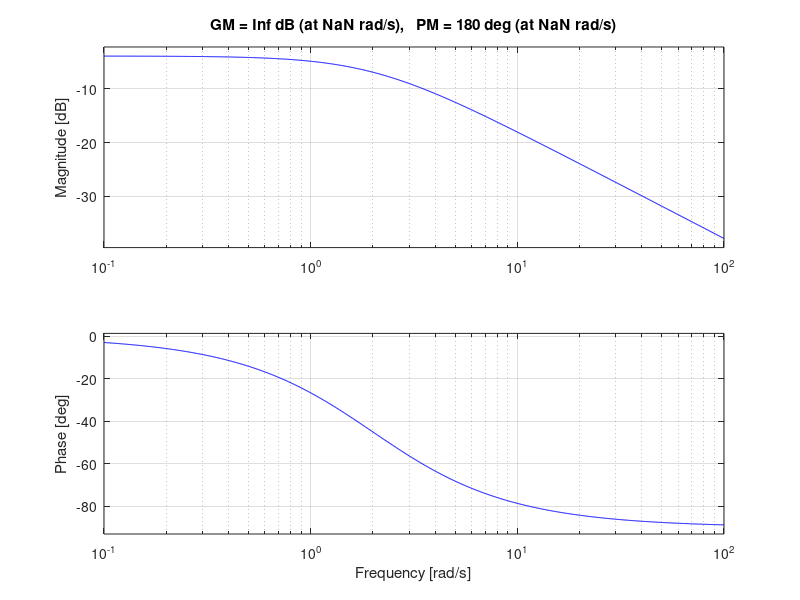
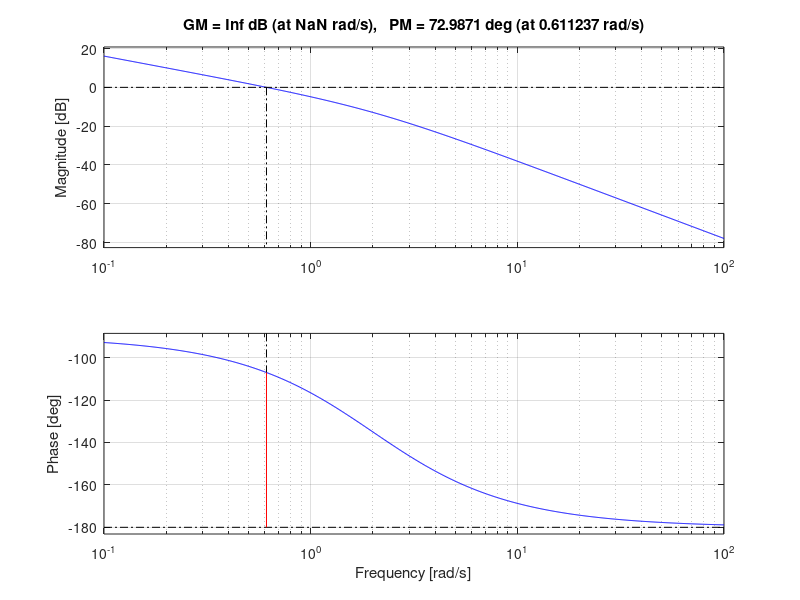
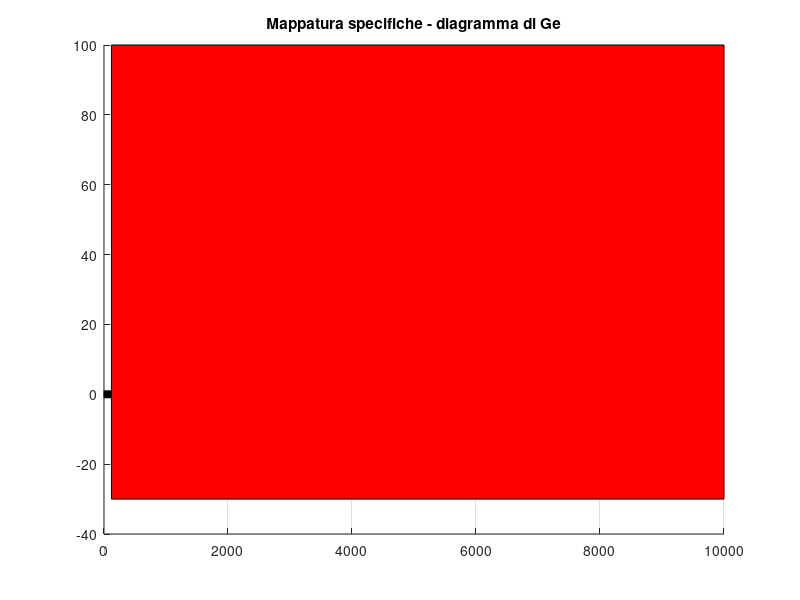

The MATLAB script that drew these images, in order: (Note: this script raises an error after producing the figures.)
%% PROGETTO - GRUPPO AF

%TRACCIA 3C - CONTROLLI AUTOMATICI
%INGEGNERIA INFORMATICA - UNIVERSITÀ DI BOLOGNA
%Miro Daniel Rajer   Giorgio Mocci   Simone Badiali

s = tf('s');

omega_plot_min = 1e-4; 
omega_plot_max = 1e4; 

%PARAMETRI PROGETTO
beta = 0.3;
massa = 0.15;
e_i = 0.47; %distanza deformazione-centro
inerzia = 0.75;
mu_d = 0.012; %attrito dinamico
W = 4; %ampiezza del riferimento w(t)
omega_n = 120; %disturbo di misura n(t) da attenuare di An
M_n = 0.025; %ampiezza disturbo di misura in simulazione
A_n = 30; %attenuazione n(t)
h = 1;
Ta_h = 4; %tempo di assesamento all'1%
S_star = 1; %vincolo sovraelongazione
Teta_zero = -pi/2;
omega_e = 1590; %velocità angolare d'equilibrio

u_e = -omega_e*(-beta - mu_d*massa*omega_e*e_i*e_i); %ingresso di equilibrio
disp("Ingresso di equilibrio");
disp(u_e);

%MATRICI
A = (-beta-2*mu_d*massa*omega_e*e_i*e_i)/(massa*e_i*e_i + inerzia);
B = 1/(massa*e_i*e_i + inerzia);
C = 1;
D = 0;


GG = B/((s - A)); %FUNZIONE DI TRASFERIMENTO
GG = zpk(GG);
disp("Funzione di Trasferimento G(s)");
display(GG);
%BODE PLOT DELLA FUNZIONE DI TRASFERIMENTO GG
figure(1);
title("BODE PLOT OF G(s)");
grid on, zoom on, hold on;
%bodeplot(GG,{omega_plot_min,omega_plot_max});
bode(GG);
margin(GG); %grafica i margini di fase e ampiezza e la pulsazione critica

Rs = 1/s; %da specifica errore a infito nullo -> polo nell'origine
Ge = Rs*GG; % SISTEMA ESTESO
disp("Sistema esteso");
display(Ge);
%BODE PLOT DEL SISTEMA ESTESO Ge
figure(2);
title("BODE PLOT OF Ge(s)");
grid on, zoom on, hold on;
bode(Ge);
%bodeplot(Ge,{omega_plot_min,omega_plot_max});
margin(Ge); 

xi_star = 0.85; 
Mf_star = 85; % =100*xi_star
%dalle specifiche sulla S% otteniamo un margine di fase minimo di 85

omega_c_min = 460/(Mf_star*Ta_h); %dalle specifiche sul tempo di assestamento 
display(omega_c_min);


%a questo punto del percorso si nota dalla figura 2 come la omega_c=0.611
%mentre il vincolo è 1.3529

%il margine di fase è 73 mentre il vincolo è di 85

%dalla specifica sull'abbattimento del rumore di misura n(t) si ha che la
%nostra funzione deve stare sotto i -30db per omega>120



figure(3);
title("Mappatura specifiche - diagramma di Ge");
zoom on, grid on;
hold on;
x1 = [omega_n omega_plot_max omega_plot_max omega_n];
y1 = [-30 -30 100 100];
patch(x1, y1, 'red'); %vincolo su n(t)

x2 = [omega_c_min omega_n omega_n omega_c_min];
y2 = [-1 -1 1 1];
patch(x2, y2, 'black'); %vincolo su omega_c

%bode(Ge);
bodeplot(Ge,{omega_plot_min,omega_plot_max});
margin(Ge);

x3 = [omega_c_min omega_n omega_n omega_c_min];
y3 = [-270 -270 -180+Mf_star -180+Mf_star];
patch(x3, y3, 'g'); %vincolo su margine di fase


%REGOLATORE DINAMICO
% si procede alla sintesi del regolatore dinamico: si scelgono i paramentri
% per il calcolo di polo e zero

omega_cStar=2.91; 
phi_star= 70;
M_star =3.68; 
mu = 2; %guadagno

tau= (M_star - cosd(phi_star))/(omega_cStar * sind(phi_star));
polo=(cosd(phi_star) - 1/M_star)/(omega_cStar * sind(phi_star)); %atau

Rd=(1+tau*s)/(1+polo*s);

L = (mu*Ge*Rd);  %funzione d'anello (funzione di trasferimento in anello aperto)


%bode della L con i vincoli del grafico precedente
figure(4);
title("BODE PLOT OF L(s)");
zoom on, grid on;
hold on;
x1 = [omega_n omega_plot_max omega_plot_max omega_n];
y1 = [-30 -30 100 100];
patch(x1, y1, 'red');

x2 = [omega_c_min omega_n omega_n omega_c_min];
y2 = [-1 -1 1 1];
patch(x2, y2, 'black');

%bode(L);
bodeplot(L,{omega_plot_min,omega_plot_max});
margin(L);

x3 = [omega_c_min omega_n omega_n omega_c_min];
y3 = [-270 -270 -180+Mf_star -180+Mf_star];
patch(x3, y3, 'g');

disp("Funzione d'anello");
display(L);
display(zpk(L));

k = 5.5; %guadagno aggiuntivo calcolato con System Control Designer
F = k*L/(1+k*L); %funzione di sensitività complementare
disp("Funzione di sensitività complementare");
display(F);
display(zpk(F));
figure(6);
title("BODE PLOT OF F(s)");
bode(F);

figure(7);
title("Risposta al gradino della F");
%grafico con vincoli su tempo di assestamento e sovraelongazione della
%risposta al gradino della F
hold on;
grid on, zoom on;
x1 = [4 10 10 4];
y1 = [0 0 3.96 3.96]; 

x2 = [4 10 10 4];
y2 = [4.04 4.04 8 8];

x3 = [0 3.9 3.9 0];
y3 = [4.04 4.04 8 8];

patch(x1, y1, 'y');
patch(x2, y2, 'y');
patch(x3, y3, 'green');
step(W*F); %gradino di ampiezza W


S = 1/(1+L);
figure(8);
title("BODE PLOT OF S(s)");
bode(s);

R = mu*Rd*Rs;
figure(9);
title("BODE PLOT OF R(s)");
bode(R);
disp("Regolatore");
display(zpk(R));


%% animation script
[y_step, t_step] = step(W*F, 4.5);
%il vettore y_step contiene i valori della risposta al gradino di ampiezza
%W della F fino al tempo 4.5
pause('on');
T=t_step;  
Y=y_step;

fhand=figure(10);
clf; 


for i=1:1:length(T)  

    figure(10);
    clf;
    
    X1 = [-0.005 0.005 0.005 -0.005];
    Y1 = [-1 -1 0 0];
    patch(X1, Y1, 'b'); %supporto pale
    
    pala1=patch([-0.02 -0.02 0.02 0.02] ,[-e_i e_i e_i -e_i],'r'); 
    pala2=patch([-e_i e_i e_i -e_i] ,[-0.02 -0.02 0.02 0.02],'y'); 
    
    
    %assi
    xlim([-1 1])
    ylim([-1 1])

 
    INTEGRANDA = @(t) interp1(T, Y, t); %crea funzione a partire dal vettore
    integrale = integral(INTEGRANDA,0,T(i)); %integrale per trovare la posizione

    %didascalie
    dim = [0.45 0.45 0.4 0.4];
    tempi = sprintf('tempo = %d s', T(i));
    velocita = sprintf('omega = %d rad/s', Y(i)+omega_e);
    deltaomega = sprintf('deltaomega = %d rad/s', Y(i));
    label = {tempi, velocita, deltaomega};
    annotation('textbox',dim,'String',label,'FitBoxToText','on', 'BackgroundColor','white');

    %rotazioni
    rotate(pala1, [0 0 1], integrale/(2*pi)*360);
    rotate(pala2, [0 0 1], integrale/(2*pi)*360);

    pause(0.0001); %necessaria per migliorare la visualizzazione


end 


%Badiali Simone, Mocci Giorgio, Rajer Miro Daniel
%Università di Bologna - Ingegneria Informatica


return;

